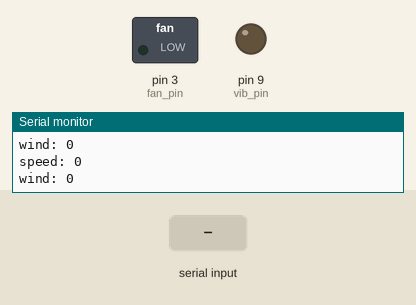
Recording of a sketch running on a simulated Arduino Uno, built with avr-gcc and run on an emulated ATmega328P. Shown: switched loads named in the sketch (green lamp = pin HIGH), output pins drawn as LEDs (lit = HIGH), the last lines printed to the serial monitor. Inputs (shaded band) come from the test bench.

Above: at 1.2 s.
1.3 s: byte 30 received over Serial
At 2.0 s:
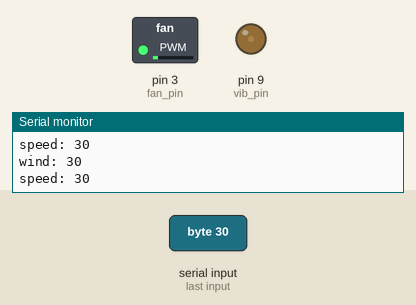
2.8 s: byte 120 received over Serial
At 3.5 s:
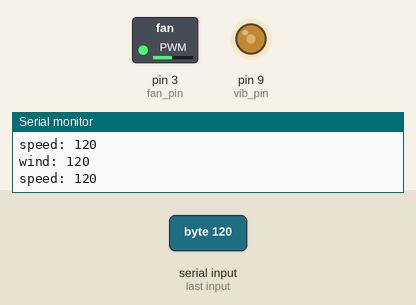
4.3 s: byte 90 received over Serial
At 5.1 s:
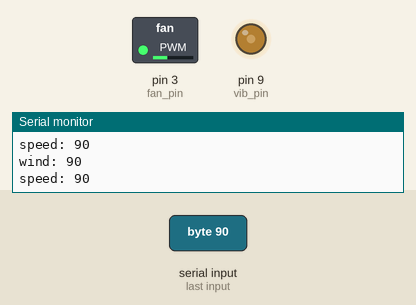
Timing chart, 0 to 7.3 s (numbered marks = the images above; inputs shaded):
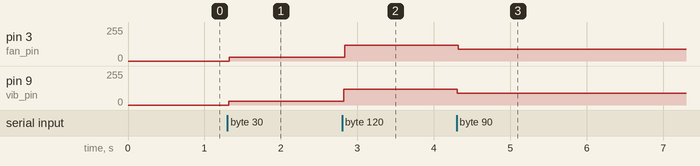

The sketch:

bicycle_actuator.ino
```cpp
const int vib_pin = 9;
const int fan_pin = 3;
int val = 0;

void setup() {
  // put your setup code here, to run once:
  pinMode(vib_pin, OUTPUT);
  pinMode(fan_pin, OUTPUT);
  Serial.begin(9600);
  Serial.flush();
}

void loop() {
  // put your main code here, to run repeatedly:
  if(Serial.available() > 0) {
    get_data();
  }
  actuate_vibration();
  actuate_fan();
}

void get_data() {
  val = Serial.read();
}

void actuate_vibration() {
  analogWrite(vib_pin, val);
  Serial.print("speed: ");
  Serial.println(val);
}

void actuate_fan() {
  analogWrite(fan_pin, val);
  Serial.print("wind: ");
  Serial.println(val);
}
```

Measured:
- after the input at 1.3 s, pin 3 (fan_pin), pin 9 (vib_pin): 0/255 → 30/255 at once
- after the input at 2.8 s, pin 3 (fan_pin), pin 9 (vib_pin): 30/255 → 120/255 at once
- after the input at 4.3 s, pin 3 (fan_pin), pin 9 (vib_pin): 120/255 → 90/255 at once
